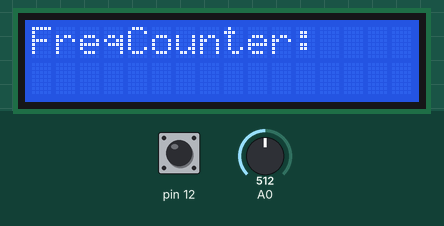
Bench run of a sketch on a simulated Arduino Uno, built with avr-gcc and run on an emulated ATmega328P. On the bench: 16×2 character LCD. Inputs (shaded band) come from the test bench; at power-on: pin 12 LOW, A0 = 512.

Above: at 0.1 s.
1.8 s: pin 12 pulsed HIGH 2 times (0.12 s each, 0.3 s apart)
At 2.5 s:
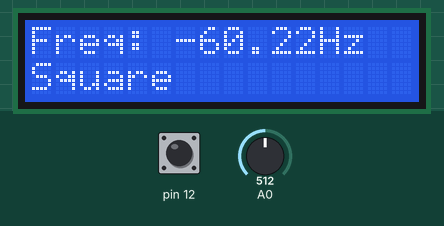
At 3.7 s:
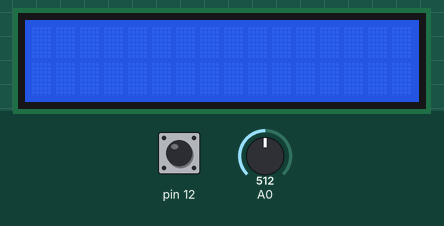
Timing chart, 0 to 5.2 s (numbered marks = the images above; inputs shaded):
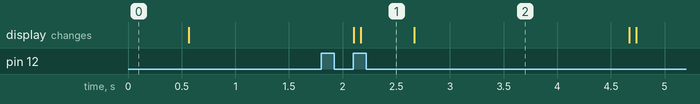

The sketch:

freq_reader_and_wave_identifier.ino
```cpp
#include <LiquidCrystal.h>
LiquidCrystal lcd(1, 2, 5, 6, 8,9);

/*For identifying the wave type, derivative method was used.
 * Depending on the derivative of square, triangle, chain saw and sine wave the type was determined.
*/

//For taking the derivative 2 values were used.
float value_first = 0;
float value_second = 0;
float derivative = 0;

//Count of the zeros and negative values of the derivatives.
int zero_count = 0;
int negative_count = 0;
//Array for storing the derivative values.
float d_values[50];

//For the calculation of the frequency.
int high_time = 0;
int low_time = 0;
float period = 0;
float frequency = 0;


void setup() {

  lcd.begin(16, 2);
  lcd.print("FreqCounter:");

  //Schmit Trigger input
  pinMode(12,INPUT);

  //DAC input
  pinMode(A0, INPUT);
  delay(500);
}

void loop() {

    lcd.clear();
    //For finding the signals' frequency, Schmitt Trigger (SNx4HC14 Hex Schmitt-Trigger Inverter) was used. Every coming signal now is a square wave.
    //The signals are an analog signals but using a digital pin for the analog signal, on and off part of the signals were easily tracked.
    high_time = pulseIn(12, HIGH);
    low_time = pulseIn(12, LOW);
    period = high_time + low_time;

    //It is divided by 1000000 to get Hertz (The time is in miliseconds).
    frequency = 1000000 / period;

    lcd.setCursor(0,0);
    lcd.print("Freq: ");
    lcd.print(frequency);//This method is for calculating the number of zeros inside the d_value array.
    lcd.print("Hz");

    //This part is for identifiying the wave type.
    for (int i = 0; i < 50; i++){
        value_first = analogRead(A0);
        //time is 1 ms
        delay(1);
        value_second = analogRead(A0);
        derivative = (value_second - value_first) / ((1e-3));
        d_values[i] = derivative;
    }

    zero_count = returnZeroCount(d_values, 50);
    negative_count = returnNegativeCount(d_values, 50);

    //depending on the number of zeros and negative values, the waves are identified.
    if (zero_count > 35){
        lcd.setCursor(0,1);
        lcd.print("Square");
    }else if (zero_count < 5 && negative_count < 5){
        lcd.setCursor(0,1);
        lcd.print("Saw Tooth");
    } else if (zero_count < 5 && negative_count < 21){
        lcd.setCursor(0,1);
        lcd.print("Triangle");
    } else if (zero_count < 5 && negative_count > 20){
        lcd.setCursor(0,1);
        lcd.print("Sine");
    }
    delay(500);
}

/*
 * This method is for calculating the number of zeros inside the d_value array.
 */

int returnZeroCount(float arr[], int size_of_array){
  int count = 0;
   for (int i = 0; i < size_of_array; i++){
    if (arr[i] == 0){
      count++;
    }
  }
  return count;
}

/*
 * This method is for calculating the number of negative values inside the d_value array.
 */
int returnNegativeCount(float arr[], int size_of_array){
  int count = 0;
   for (int i = 0; i < size_of_array; i++){
    if (arr[i] < 0){
      count++;
    }
  }
  return count;
}
```

Measured:
- after the input at 1.8 s, the display: first changes after 0.30 s (image 1 shows a later state)
